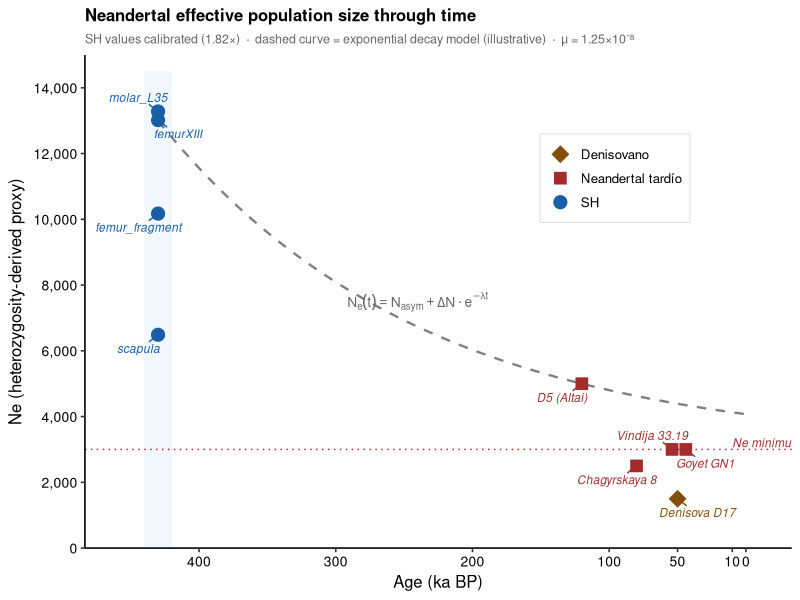
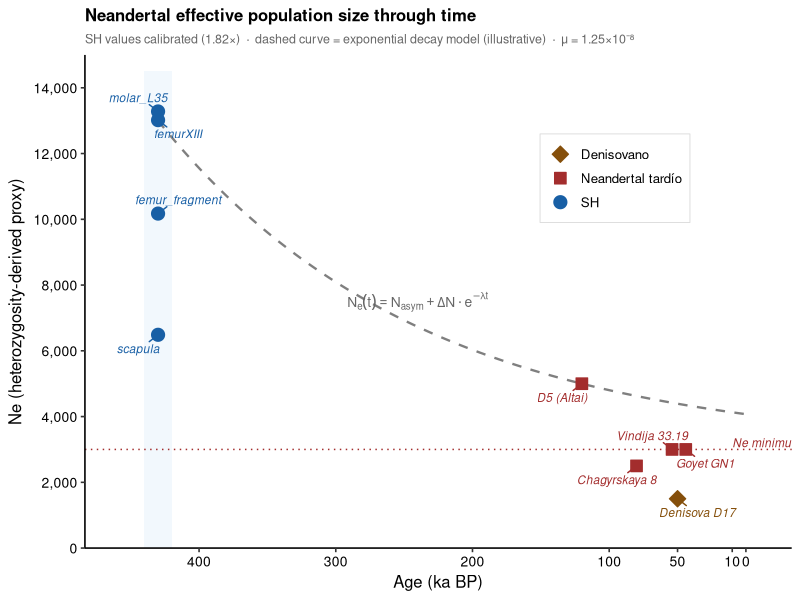

R code for these plots, in order:
library(ggplot2)

# Puntos reales (calibrados)
data_points <- data.frame(
  age_ka  = c(430, 430, 430, 430, 120, 80, 54, 44, 50),
  Ne      = c(13280, 13016, 6487, 10174, 5000, 2500, 3000, 3000, 1500),
  label   = c("molar_L35", "femurXIII", "scapula", "femur_fragment",
              "D5 (Altai)", "Chagyrskaya 8", "Vindija 33.19",
              "Goyet GN1", "Denisova D17"),
  group   = c("SH","SH","SH","SH",
              "Neandertal tardío","Neandertal tardío",
              "Neandertal tardío","Neandertal tardío",
              "Denisovano")
)

# Curva exponencial ilustrativa
# Ne(t) = 3000 + (13000-3000) * exp(-lambda * (430-t))
# Ajuste visual: lambda tal que a t=120 ka Ne~5000
lambda <- -log((5000-3000)/(13000-3000)) / (430-120)
t_seq <- seq(0, 450, by=1)
Ne_curve <- 3000 + (13000-3000) * exp(-lambda * (430 - t_seq))
Ne_curve[t_seq > 430] <- NA

curve_df <- data.frame(age_ka=t_seq, Ne=Ne_curve)

cols <- c("SH" = "#185FA5",
          "Neandertal tardío" = "#A32D2D",
          "Denisovano" = "#854F0B")

shapes <- c("SH"=21, "Neandertal tardío"=22, "Denisovano"=23)

p <- ggplot() +

  # Banda de incertidumbre SH
  annotate("rect", xmin=420, xmax=440, ymin=0, ymax=14500,
           fill="#E6F1FB", alpha=0.5) +

  # Curva exponencial ilustrativa
  geom_line(data=curve_df,
            aes(x=age_ka, y=Ne),
            color="grey50", linewidth=0.8,
            linetype="dashed") +

  # Asíntota
  geom_hline(yintercept=3000, color="#A32D2D",
             linewidth=0.5, linetype="dotted") +
  annotate("text", x=10, y=3200,
           label="Ne minimum (~3,000)", color="#A32D2D",
           size=3, hjust=0, fontface="italic") +

  # Puntos
  geom_point(data=data_points,
             aes(x=age_ka, y=Ne,
                 fill=group, color=group, shape=group),
             size=4, stroke=0.6) +

  # Labels
  ggrepel::geom_text_repel(
    data=data_points,
    aes(x=age_ka, y=Ne, label=label, color=group),
    size=3, show.legend=FALSE,
    min.segment.length=0.3,
    box.padding=0.4,
    fontface="italic"
  ) +

  scale_x_reverse(
    limits=c(460, -10),
    breaks=c(400, 300, 200, 100, 50, 10, 0),
    labels=c("400","300","200","100","50","10","0")
  ) +
  scale_y_continuous(
    limits=c(0, 15000),
    breaks=seq(0, 14000, by=2000),
    labels=scales::comma,
    expand=c(0,0)
  ) +
  scale_fill_manual(values=cols, name=NULL) +
  scale_color_manual(values=cols, name=NULL) +
  scale_shape_manual(values=shapes, name=NULL) +

  labs(
    title="Neandertal effective population size through time",
    subtitle=paste0(
      "SH values calibrated (1.82\u00d7)  \u00b7  ",
      "dashed curve = exponential decay model (illustrative)  \u00b7  ",
      "\u03bc = 1.25\u00d710\u207b\u2078"
    ),
    x="Age (ka BP)",
    y=expression(paste("Ne (heterozygosity-derived proxy)"))
  ) +

  annotate("text", x=240, y=7500,
           label=expression(paste(
             N[e](t)==N[asym]+Delta*N%.%e^{-lambda*t}
           )),
           size=3.5, color="grey40", fontface="italic") +

  theme_classic(base_size=12) +
  theme(
    plot.background  = element_rect(fill="white", color=NA),
    panel.background = element_rect(fill="white", color=NA),
    plot.title    = element_text(size=12, face="bold", color="black"),
    plot.subtitle = element_text(size=9, color="grey40"),
    axis.text     = element_text(size=10, color="black"),
    legend.position = c(0.75, 0.75),
    legend.background = element_rect(fill="white",
                                      color="grey85",
                                      linewidth=0.3)
  )

ggsave("~/PopSize/results/Ne_decay_SH.pdf",
       p, width=10, height=6, device="pdf", bg="white")
ggsave("~/PopSize/results/Ne_decay_SH.png",
       p, width=10, height=6, dpi=300, bg="white")

cat("✓ Ne decay figure guardada\n")
cat(sprintf("Lambda = %.5f (ka-1)\n", lambda))
cat(sprintf("Halflife = %.0f ka\n", log(2)/lambda))
